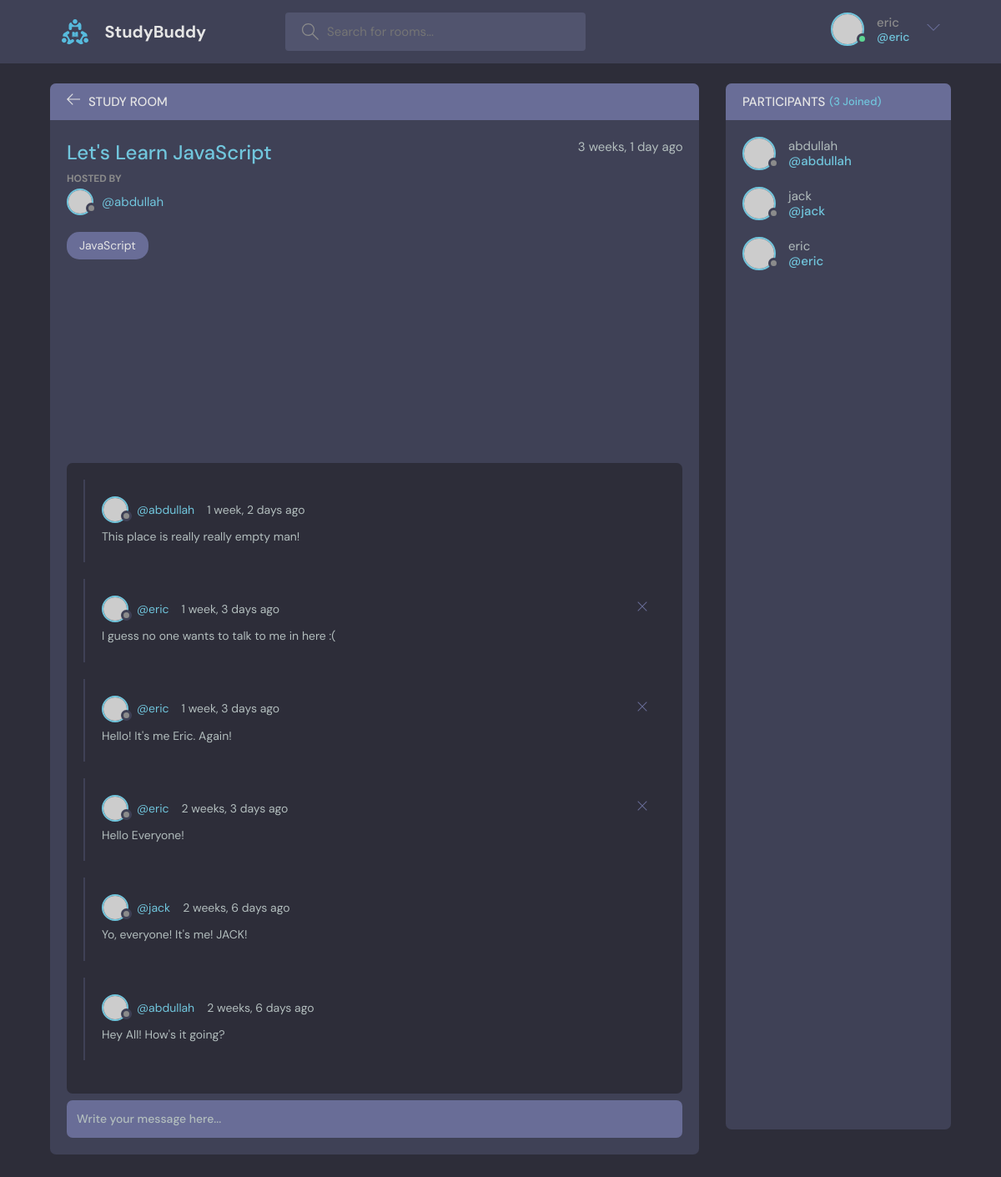
The app's page /room/1/ (signed in) with its own data.
### base/models.py (models this page shows, shortened)
class Room(models.Model):
    host = models.ForeignKey(User, on_delete=models.SET_NULL, null=True)
    topic = models.ForeignKey(Topic, on_delete=models.SET_NULL, null=True)
    name: str = models.CharField(max_length=200)
    description = models.TextField(null=True, blank=True)
    participant = models.ManyToManyField(User, related_name="participant", blank=True)
    updated = models.DateTimeField(auto_now=True)
    created = models.DateTimeField(auto_now_add=True)
    class Meta:
        ordering = ['-updated', '-created']

class Topic(models.Model):
    name: str = models.CharField(max_length=200)
    def __str__(self):
        return self.name

class Message(models.Model):
    user = models.ForeignKey(User, on_delete=models.CASCADE)
    room = models.ForeignKey(Room, on_delete=models.CASCADE)
    body: str = models.TextField()
    updated = models.DateTimeField(auto_now=True)
    created = models.DateTimeField(auto_now_add=True)
    class Meta:
        ordering = ['-updated', '-created']

### base/views.py (the view, shortened to what this page needs)
# urls.py: path("room/<str:pk>/", views.room, name="room"),
def room(request, pk):
    room_table: QuerySet[Room] = Room.objects.get(id=pk)
    room_messages = room_table.message_set.all().order_by("-created")
    participants = room_table.participant.all()
    context = {'room': room_table,
               'room_messages': room_messages,
               'participants': participants}
    return render(request, 'base/room.html', context)

### base/templates/base/room.html (shortened to what this page needs)
{% extends 'main.html' %}
{% block content %}
    <main class="profile-page layout layout--2">
        <div class="container">
            <div class="room">
                <div class="room__top">
                    <div class="room__topLeft">
                        <a href="{% url 'home' %}">
                            <svg version="1.1" xmlns="http://www.w3.org/2000/svg" width="32" height="32"
                                 viewBox="0 0 32 32">
                                <title>arrow-left</title>
                                <path
                                        d="M13.723 2.286l-13.723 13.714 13.719 13.714 1.616-1.611-10.96-10.96h27.625v-2.286h-27.625l10.965-10.965-1.616-1.607z"
                                ></path>
                            </svg>
                        </a>
                        <h3>Study Room</h3>
                    </div>
                </div>
                <div class="room__box scroll">
                    <div class="room__header scroll">
                        <div class="room__info">
                            <h3>{{ room.name }}</h3>
                            <span>{{ room.created|timesince }} ago</span>
                        </div>
                        <div class="room__hosted">
                            <p>Hosted By</p>
                            <a href="{% url 'user-profile' room.host.id %}" class="room__author">
                                <div class="avatar avatar--small">
                                    <img src="https://randomuser.me/api/portraits/men/37.jpg" alt=""/>
                                </div>
                                <span>@{{ room.host.username }}</span>
                            </a>
                        </div>
                        <span class="room__topics">{{ room.topic }}</span>
                    </div>
                    <div class="room__conversation">
                        <div class="threads scroll">
                            {% for message in room_messages %}
                                <div class="thread">
                                    <div class="thread__top">
                                        <div class="thread__author">
                                            <a href="{% url 'user-profile' message.user.id %}"
                                               class="thread__authorInfo">
                                                <div class="avatar avatar--small">
                                                    <img src="https://randomuser.me/api/portraits/men/37.jpg" alt=""/>
                                                </div>
                                                <span>@{{ message.user.username }}</span>
                                            </a>
                                            <span class="thread__date">{{ message.created|timesince }} ago</span>
                                        </div>
                                        {% if message.user == request.user %}
                                            <a href="{% url 'delete-message' message.id %}">
                                                <div class="thread__delete">
                                                    <svg version="1.1" xmlns="http://www.w3.org/2000/svg" width="32"
                                                         height="32"
                                                         viewBox="0 0 32 32">
                                                        <title>remove</title>
                                                        <path
                                                                d="M27.314 6.019l-1.333-1.333-9.98 9.981-9.981-9.981-1.333 1.333 9.981 9.981-9.981 9.98 1.333 1.333 9.981-9.98 9.98 9.98 1.333-1.333-9.98-9.98 9.98-9.981z"
                                                        ></path>
                                                    </svg>
                                                </div>
                                            </a>
                                        {% endif %}
                                    </div>
                                    <div class="thread__details">
                                        {{ message.body }}
                                    </div>
                                </div>
                            {% endfor %}
                        </div>
                    </div>
                </div>
                <div class="room__message">
                    <form action="" method="post">
                        <input name="body" placeholder="Write your message here..."/>
                    </form>
                </div>
            </div>
            <div class="participants">
                <h3 class="participants__top">Participants <span>({{ participants.count }} Joined)</span></h3>
                <div class="participants__list scroll">
                    {% for user in participants %}
                        <a href="{% url 'user-profile' user.id %}" class="participant">
                            <div class="avatar avatar--medium">
                                <img src="https://randomuser.me/api/portraits/men/37.jpg" alt=""/>
                            </div>
                            <p>
                                {{ user.username }}
                                <span>@{{ user.username }}</span>
                            </p>
                        </a>
                    {% endfor %}
                </div>
            </div>
        </div>
    </main>
{% endblock content %}

### templates/navbar.html (shortened to what this page needs)
{% load static %}
<header class="header header--loggedIn">
    <div class="container">
        <a href="{% url 'home' %}" class="header__logo">
            <img src="{% static 'images/logo.svg' %}" alt="logo"/>
            <h1>StudyBuddy</h1>
        </a>
        <form class="header__search" method="get" action="{% url 'home' %}">
            <label>
                <input name="q" placeholder="Search for rooms..."/>
            </label>
        </form>
        <nav class="header__menu">
            {% if request.user.is_authenticated %}
                <div class="header__user">
                    <a href="{% url 'update-user' %}">
                        <div class="avatar avatar--medium active">
                            <img src="https://randomuser.me/api/portraits/men/37.jpg"/>
                        </div>
                        <p>{{ request.user.username }} <span>@{{ request.user.username }}</span></p>
                    </a>
                    <button class="dropdown-button">
                        <svg version="1.1" xmlns="http://www.w3.org/2000/svg" width="32" height="32"
                             viewBox="0 0 32 32">
                            <title>chevron-down</title>
                            <path d="M16 21l-13-13h-3l16 16 16-16h-3l-13 13z"></path>
                        </svg>
                    </button>
                </div>
            {% else %}
                <a href="{% url 'login' %}">
                    <img src="{% static 'images/avatar.svg' %}"/>
                    <p>Login</p>
                </a>
            {% endif %}
        </nav>
    </div>
</header>
<!DOCTYPE html>
<html lang="en">
<head>
</head>
<body>

### records on screen
Room: name "Let's Learn JavaScript", created "3 weeks, 1 day", host.username "abdullah", topic "JavaScript"
Message: user.username "abdullah", created "1 week, 2 days", body "This place is really really empty man!"
Message: user.username "eric", created "1 week, 3 days", body "I guess no one wants to talk to me in here :("
Message: user.username "eric", created "1 week, 3 days", body "Hello! It's me Eric. Again!"
Message: user.username "eric", created "2 weeks, 3 days", body "Hello Everyone!"
Message: user.username "jack", created "2 weeks, 6 days", body "Yo, everyone! It's me! JACK!"
Message: user.username "abdullah", created "2 weeks, 6 days", body "Hey All! How's it going?"

### other values on screen
{{ request.user.username }} "eric"
{{ participants.count }} "3"
{{ user.username }} "abdullah"
{{ user.username }} "jack"
{{ user.username }} "eric"
